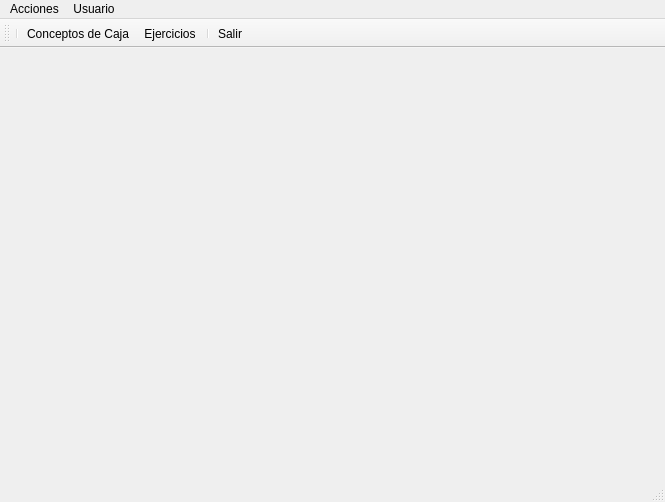
<?xml version="1.0" encoding="UTF-8"?>
<ui version="4.0">
 <author>JSA</author>
 <class>QMainDlg</class>
 <widget class="PERPMainWindow" name="QMainDlg">
  <property name="geometry">
   <rect>
    <x>0</x>
    <y>0</y>
    <width>665</width>
    <height>502</height>
   </rect>
  </property>
  <property name="windowTitle">
   <string>AlephERP</string>
  </property>
  <property name="windowIcon">
   <iconset>
    <normaloff>:/BolaAleph.png</normaloff>:/BolaAleph.png</iconset>
  </property>
  <widget class="QWidget" name="centralwidget">
   <layout class="QVBoxLayout" name="verticalLayout"/>
  </widget>
  <widget class="QStatusBar" name="statusbar"/>
  <widget class="QToolBar" name="barraHerramientasTienda">
   <property name="sizePolicy">
    <sizepolicy hsizetype="Preferred" vsizetype="Fixed">
     <horstretch>0</horstretch>
     <verstretch>0</verstretch>
    </sizepolicy>
   </property>
   <property name="windowTitle">
    <string>toolBar</string>
   </property>
   <property name="iconSize">
    <size>
     <width>32</width>
     <height>32</height>
    </size>
   </property>
   <attribute name="toolBarArea">
    <enum>TopToolBarArea</enum>
   </attribute>
   <attribute name="toolBarBreak">
    <bool>false</bool>
   </attribute>
   <addaction name="separator"/>
   <addaction name="table_alepherp_concepto"/>
   <addaction name="table_alepherp_ejercicios"/>
   <addaction name="separator"/>
   <addaction name="actionClose"/>
  </widget>
  <widget class="QMenuBar" name="menuBar">
   <property name="geometry">
    <rect>
     <x>0</x>
     <y>0</y>
     <width>665</width>
     <height>22</height>
    </rect>
   </property>
   <widget class="QMenu" name="menuAcciones">
    <property name="title">
     <string>Acciones</string>
    </property>
    <addaction name="separator"/>
    <addaction name="table_alepherp_concepto"/>
    <addaction name="table_alepherp_ejercicios"/>
    <addaction name="actionClose"/>
   </widget>
   <widget class="QMenu" name="menuUsuario">
    <property name="title">
     <string>Usuario</string>
    </property>
    <addaction name="separator"/>
    <addaction name="actionStyle"/>
    <addaction name="actionAbout"/>
   </widget>
   <addaction name="menuAcciones"/>
   <addaction name="menuUsuario"/>
  </widget>
  <action name="actionClose">
   <property name="icon">
    <iconset>
     <normaloff>:/generales/images/close.png</normaloff>:/generales/images/close.png</iconset>
   </property>
   <property name="text">
    <string>Salir</string>
   </property>
   <property name="menuRole">
    <enum>QAction::QuitRole</enum>
   </property>
  </action>
  <action name="actionStyle">
   <property name="text">
    <string>Editar estilo</string>
   </property>
   <property name="toolTip">
    <string>Edita el estilo de la aplicación</string>
   </property>
  </action>
  <action name="actionAbout">
   <property name="text">
    <string>Acerca de...</string>
   </property>
  </action>
  <action name="table_alepherp_concepto">
   <property name="icon">
    <iconset>
     <normaloff>:/Crystal_Clear_app_kspread.png</normaloff>:/Crystal_Clear_app_kspread.png</iconset>
   </property>
   <property name="text">
    <string>Conceptos de Caja</string>
   </property>
   <property name="toolTip">
    <string>Conceptos de Caja</string>
   </property>
  </action>
  <action name="table_alepherp_ejercicios">
   <property name="icon">
    <iconset>
     <normaloff>:/Coin64.png</normaloff>:/Coin64.png</iconset>
   </property>
   <property name="text">
    <string>Ejercicios</string>
   </property>
   <property name="toolTip">
    <string>Ejercicios para los datos de la aplicación</string>
   </property>
  </action>
 </widget>
 <customwidgets>
  <customwidget>
   <class>PERPMainWindow</class>
   <extends>QMainWindow</extends>
   <header>perpmainwindow.h</header>
   <container>1</container>
  </customwidget>
 </customwidgets>
 <resources>
  <include location="./resources.qrc"/>
 </resources>
 <connections/>
</ui>
